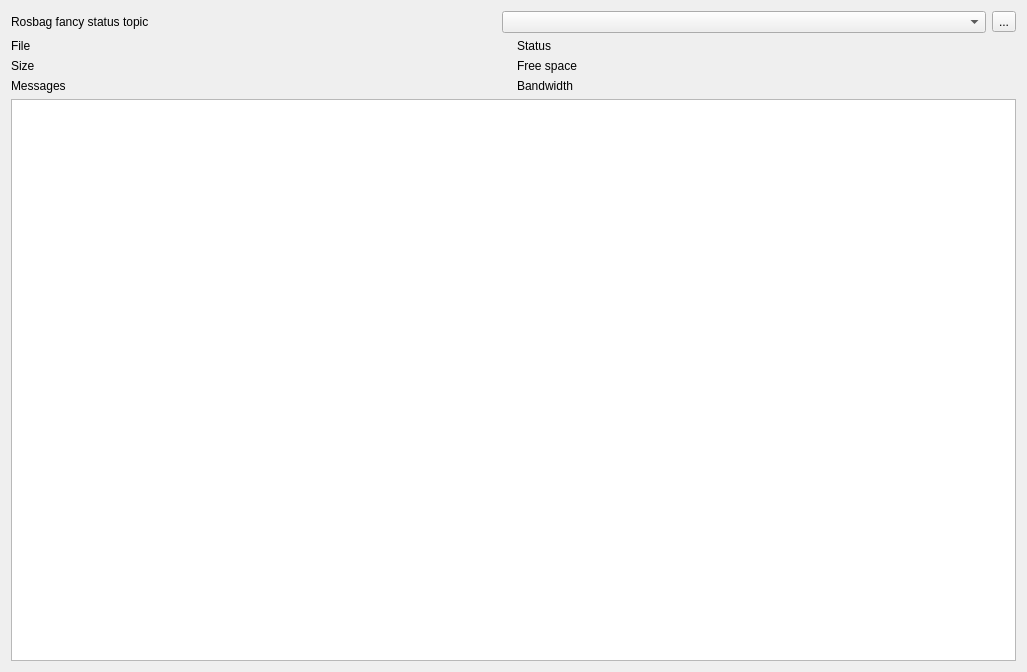
<?xml version="1.0" encoding="UTF-8"?>
<ui version="4.0">
 <class>FancyGui</class>
 <widget class="QWidget" name="FancyGui">
  <property name="geometry">
   <rect>
    <x>0</x>
    <y>0</y>
    <width>1027</width>
    <height>672</height>
   </rect>
  </property>
  <property name="windowTitle">
   <string>Robot Status</string>
  </property>
  <layout class="QHBoxLayout" name="horizontalLayout">
   <item>
    <layout class="QVBoxLayout" name="verticalLayout">
     <property name="rightMargin">
      <number>0</number>
     </property>
     <item>
      <layout class="QHBoxLayout" name="horizontalLayout_2">
       <property name="topMargin">
        <number>0</number>
       </property>
       <item>
        <widget class="QLabel" name="label">
         <property name="text">
          <string>Rosbag fancy status topic</string>
         </property>
        </widget>
       </item>
       <item>
        <widget class="QComboBox" name="prefixComboBox"/>
       </item>
       <item>
        <widget class="QToolButton" name="refreshButton">
         <property name="text">
          <string>...</string>
         </property>
         <property name="icon">
          <iconset theme="view-refresh">
           <normaloff>.</normaloff>.</iconset>
         </property>
        </widget>
       </item>
      </layout>
     </item>
     <item>
      <layout class="QGridLayout" name="gridLayout">
       <property name="topMargin">
        <number>0</number>
       </property>
       <item row="1" column="0">
        <widget class="QLabel" name="label_3">
         <property name="text">
          <string>Size</string>
         </property>
        </widget>
       </item>
       <item row="1" column="2">
        <widget class="QLabel" name="label_4">
         <property name="text">
          <string>Free space</string>
         </property>
        </widget>
       </item>
       <item row="1" column="1">
        <widget class="QLabel" name="size">
         <property name="text">
          <string/>
         </property>
        </widget>
       </item>
       <item row="0" column="2">
        <widget class="QLabel" name="label_5">
         <property name="text">
          <string>Status</string>
         </property>
        </widget>
       </item>
       <item row="0" column="0">
        <widget class="QLabel" name="label_2">
         <property name="text">
          <string>File</string>
         </property>
        </widget>
       </item>
       <item row="0" column="3">
        <widget class="QLabel" name="status">
         <property name="text">
          <string/>
         </property>
        </widget>
       </item>
       <item row="0" column="1">
        <widget class="QLabel" name="file_name">
         <property name="text">
          <string/>
         </property>
        </widget>
       </item>
       <item row="1" column="3">
        <widget class="QLabel" name="free_space">
         <property name="text">
          <string/>
         </property>
        </widget>
       </item>
       <item row="2" column="1">
        <widget class="QLabel" name="messages">
         <property name="text">
          <string/>
         </property>
        </widget>
       </item>
       <item row="2" column="0">
        <widget class="QLabel" name="label_7">
         <property name="text">
          <string>Messages</string>
         </property>
        </widget>
       </item>
       <item row="2" column="2">
        <widget class="QLabel" name="label_6">
         <property name="text">
          <string>Bandwidth</string>
         </property>
        </widget>
       </item>
       <item row="2" column="3">
        <widget class="QLabel" name="bandwidth">
         <property name="text">
          <string/>
         </property>
        </widget>
       </item>
      </layout>
     </item>
     <item>
      <widget class="QTableView" name="tableView">
       <property name="selectionMode">
        <enum>QAbstractItemView::NoSelection</enum>
       </property>
      </widget>
     </item>
    </layout>
   </item>
  </layout>
 </widget>
 <resources/>
 <connections/>
</ui>
